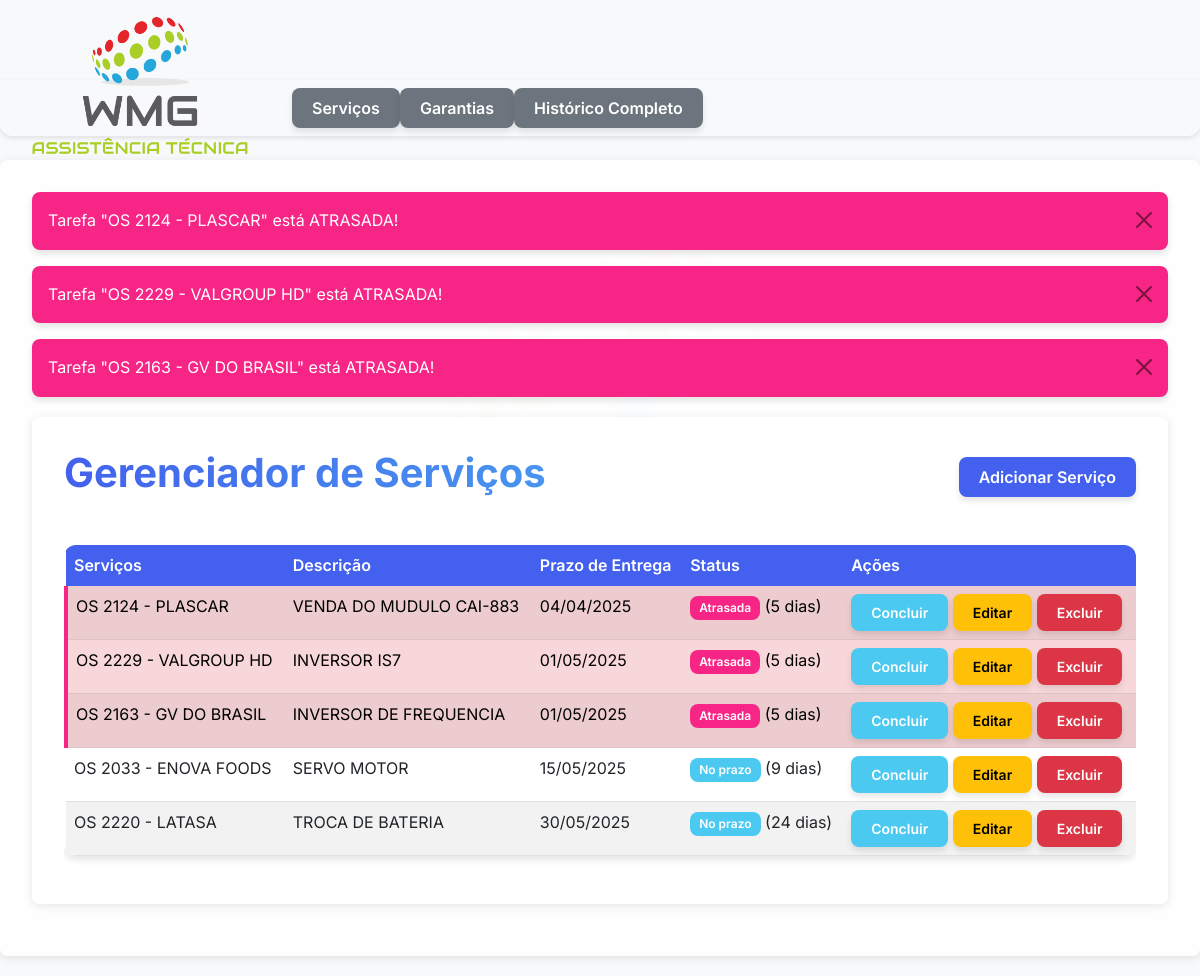
The page / on the database its author committed.
### gerenciador_tarefa/models.py (models this page shows, shortened)
class Tarefa(db.Model):
    id = db.Column(db.Integer, primary_key=True)
    nome = db.Column(db.String(100), nullable=False)
    descricao = db.Column(db.Text)
    data_criacao = db.Column(db.DateTime, default=datetime.utcnow)
    data_entrega = db.Column(db.DateTime, nullable=False)
    data_conclusao = db.Column(db.DateTime)
    concluida = db.Column(db.Boolean, default=False)
    def verificar_prazo(self):
        hoje = datetime.utcnow()  # Obtém a data e hora atual
        if self.concluida:
            return "concluída"  # Se já foi concluída
        elif self.data_entrega < hoje:
            return "atrasada"  # Se a data de entrega já passou
        elif (self.data_entrega - hoje) <= timedelta(days=3):
            return "proximo"  # Se faltam 3 dias ou menos
        else:
            return "normal"  # Caso contrário, está dentro do prazo
    def dias_para_entrega(self):
        if self.concluida:
            return (self.data_conclusao - self.data_criacao).days  # Diferença entre criação e conclusão
        elif self.data_entrega < datetime.utcnow():
            return (datetime.utcnow() - self.data_criacao).days  # Tarefa em atraso
        else:
            return (self.data_entrega - datetime.utcnow()).days  # Dias restantes até a entrega

### gerenciador_tarefa/app.py (the view)
@app.route('/')
def index():
    tarefas = Tarefa.query.filter_by(concluida=False).order_by(Tarefa.data_entrega).all()
    hoje = datetime.utcnow()
    for tarefa in tarefas:
        status = tarefa.verificar_prazo()
        if status == "atrasada":
            flash(f'Tarefa "{tarefa.nome}" está ATRASADA!', 'danger')
        elif status == "proximo":
            flash(f'Tarefa "{tarefa.nome}" está com prazo próximo (2 dias ou menos)', 'warning')
    return render_template('index.html', tarefas=tarefas, hoje=hoje)

### gerenciador_tarefa/templates/index.html (shortened to what this page needs)
{% extends "base.html" %}
{% block content %}
<div class="container">
    <div class="d-flex justify-content-between align-items-center mb-4">
        <h1 class="mb-4">Gerenciador de Serviços</h1>
        <a href="{{ url_for('adicionar_tarefa') }}" class="btn btn-primary mb-3">Adicionar Serviço</a>
    </div>
<div class="table-responsive">
    <table class="table table-striped">
        <thead>
            <tr>
                <th>Serviços</th>
                <th>Descrição</th>
                <th>Prazo de Entrega</th>
                <th>Status</th>
                <th>Ações</th>
            </tr>
        </thead>
        <tbody>
            {% for tarefa in tarefas %}
            <tr class="{% if tarefa.verificar_prazo() == 'atrasada' %}table-danger
                       {% elif tarefa.verificar_prazo() == 'proximo' %}table-warning{% endif %}">
                <td>{{ tarefa.nome }}</td>
                <td>{{ tarefa.descricao }}</td>
                <td>{{ tarefa.data_entrega.strftime('%d/%m/%Y') }}</td>
                <td>
                    {% if tarefa.verificar_prazo() == 'atrasada' %}
                        <span class="badge bg-danger">Atrasada</span>
                    {% elif tarefa.verificar_prazo() == 'proximo' %}
                        <span class="badge bg-warning text-dark">Prazo próximo</span>
                    {% else %}
                        <span class="badge bg-success">No prazo</span>
                    {% endif %}
                    ({{ tarefa.dias_para_entrega() }} dias)
                </td>
                <td>
                    <a href="{{ url_for('concluir_tarefa', tarefa_id=tarefa.id) }}" class="btn btn-sm btn-success">
                        Concluir
                    </a>
                    <a href="{{ url_for('editar_tarefa', tarefa_id=tarefa.id) }}" class="btn btn-sm btn-warning">
                        Editar
                    </a>
                    <form method="POST" action="{{ url_for('excluir_tarefa', id=tarefa.id) }}" onsubmit="return confirm('Deseja realmente excluir esta tarefa?');" style="display: inline;">
                        <button type="submit" class="btn btn-sm btn-danger">Excluir</button>
                </td>
            </tr>
            {% endfor %}
        </tbody>
    </table>
</div>
{% endblock %}

### gerenciador_tarefa/templates/base.html (shortened to what this page needs)
<!DOCTYPE html>
<html lang="pt-br">
<head>
    <link href="https://cdn.jsdelivr.net/npm/bootstrap@5.3.0/dist/css/bootstrap.min.css" rel="stylesheet">
    <link rel="stylesheet" href="{{ url_for('static', filename='css/style.css') }}">
</head>
<body>
    <img src="{{ url_for('static', filename='img/logo_topo.png') }}" alt="Logo" class="logo-topo">
    <nav class="navbar navbar-expand-lg navbar-light bg-light">
        <div class="container-fluid">
            <div class="collapse navbar-collapse" id="navbarNav">
                <ul class="navbar-nav me-auto">
                    <li class="nav-item">
                        <a href="{{ url_for('index') }}" class="btn btn-secondary">Serviços</a>
                    </li>
                    <li class="nav-item">
                        <a href="{{ url_for('lista_garantias') }}" class="btn btn-secondary">Garantias</a>
                    </li>
                    <li class="nav-item">
                        <a href="{{ url_for('historico') }}" class="btn btn-secondary">Histórico Completo</a>
                    </li>
                </ul>
            </div>
        </div>
    </nav>
    <div class="container mt-4">
        {% with messages = get_flashed_messages(with_categories=true) %}
            {% if messages %}
                {% for category, message in messages %}
                    <div class="alert alert-{{ category }} alert-dismissible fade show" role="alert">
                        {{ message }}
                        <button type="button" class="btn-close" data-bs-dismiss="alert" aria-label="Close"></button>
                    </div>
                {% endfor %}
            {% endif %}
        {% endwith %}
        {% block content %}{% endblock %}
    </div>
</body>
</html>

### gerenciador_tarefa/static/css/style.css (style rules this page uses)
:root { --primary-color: #4361ee; --secondary-color: #3f37c9; --accent-color: #4895ef; --danger-color: #f72585; --warning-color: #f8961e; --success-color: #4cc9f0; --light-color: #f8f9fa; --dark-color: #212529; --gray-color: #6c757d; --bg-color: #f8f9fa; --card-bg: #ffffff; --shadow: 0 4px 6px rgba(0, 0, 0, 0.1); --transition: all 0.3s ease; }
body { font-family: 'Segoe UI', Tahoma, Geneva, Verdana, sans-serif; background-color: var(--bg-color); color: var(--dark-color); line-height: 1.6; }
.container { max-width: 1200px; padding: 2rem; }
h1, h2, h3 { font-weight: 700; color: var(--dark-color); margin-bottom: 1.5rem; }
h1 { font-size: 2.5rem; background: linear-gradient(90deg, var(--primary-color), var(--accent-color)); -webkit-background-clip: text; background-clip: text; color: transparent; display: inline-block; }
.btn { border-radius: 8px; padding: 0.5rem 1.25rem; font-weight: 600; transition: var(--transition); border: none; box-shadow: var(--shadow); }
.btn-primary { background-color: var(--primary-color); }
.btn-secondary { background-color: var(--gray-color); }
.btn-success { background-color: var(--success-color); }
.table { border-radius: 12px; overflow: hidden; box-shadow: var(--shadow); }
.table thead th { background-color: var(--primary-color); color: white; font-weight: 600; border: none; }
.table tbody tr { transition: var(--transition); }
.badge { padding: 0.5em 0.75em; border-radius: 8px; font-weight: 600; }
.bg-danger { background-color: var(--danger-color) !important; }
.bg-success { background-color: var(--success-color) !important; }
.alert { border-radius: 8px; border: none; box-shadow: var(--shadow); }
.alert-danger { background-color: var(--danger-color); color: white; }
.table-danger { background-color: rgba(247, 37, 133, 0.1) !important; border-left: 4px solid var(--danger-color); }
.navbar { background-color: var(--card-bg); box-shadow: var(--shadow); border-radius: 0 0 12px 12px; }
.card, .table { animation: fadeIn 0.5s ease-out forwards; }

### rows shown on the page
Tarefa: nome "OS 2124 - PLASCAR", descricao "VENDA DO MUDULO CAI-883", data_entrega "04/04/2025", shows "Atrasada", dias_para_entrega "5"
Tarefa: nome "OS 2229 - VALGROUP HD", descricao "INVERSOR IS7", data_entrega "01/05/2025", shows "Atrasada", dias_para_entrega "5"
Tarefa: nome "OS 2163 - GV DO BRASIL", descricao "INVERSOR DE FREQUENCIA", data_entrega "01/05/2025", shows "Atrasada", dias_para_entrega "5"
Tarefa: nome "OS 2033 - ENOVA FOODS", descricao "SERVO MOTOR", data_entrega "15/05/2025", shows "No prazo", dias_para_entrega "9"
Tarefa: nome "OS 2220 - LATASA", descricao "TROCA DE BATERIA", data_entrega "30/05/2025", shows "No prazo", dias_para_entrega "24"

### other values the page prints
{{ message }} "Tarefa \"OS 2124 - PLASCAR\" está ATRASADA!" "Tarefa \"OS 2229 - VALGROUP HD\" está ATRASADA!" "Tarefa \"OS 2163 - GV DO BRASIL\" está ATRASADA!"
